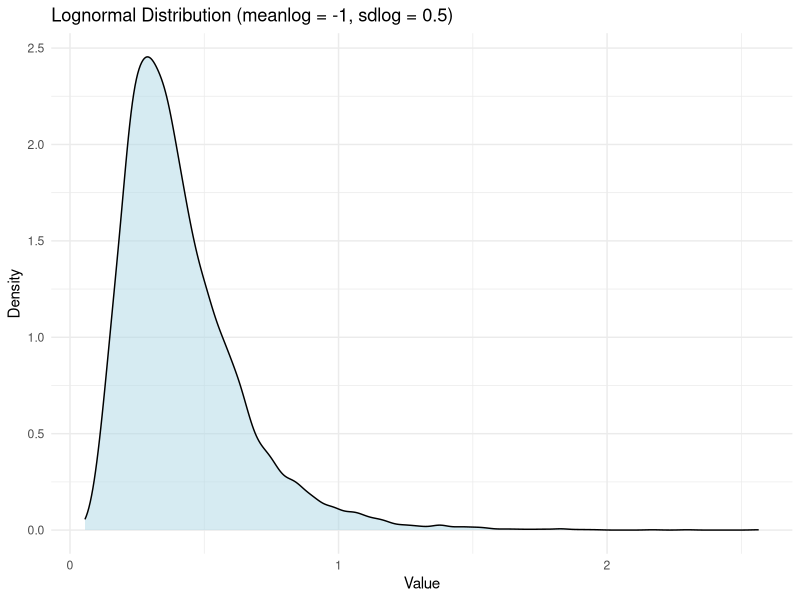
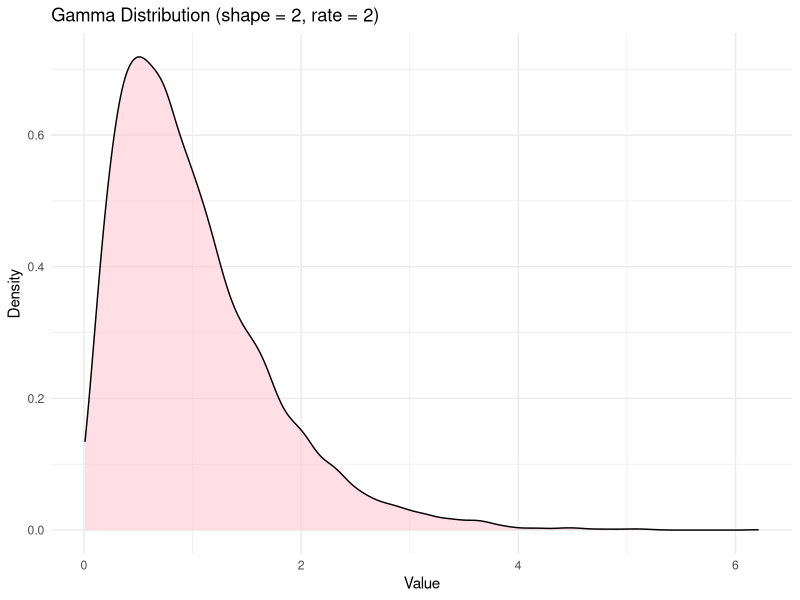
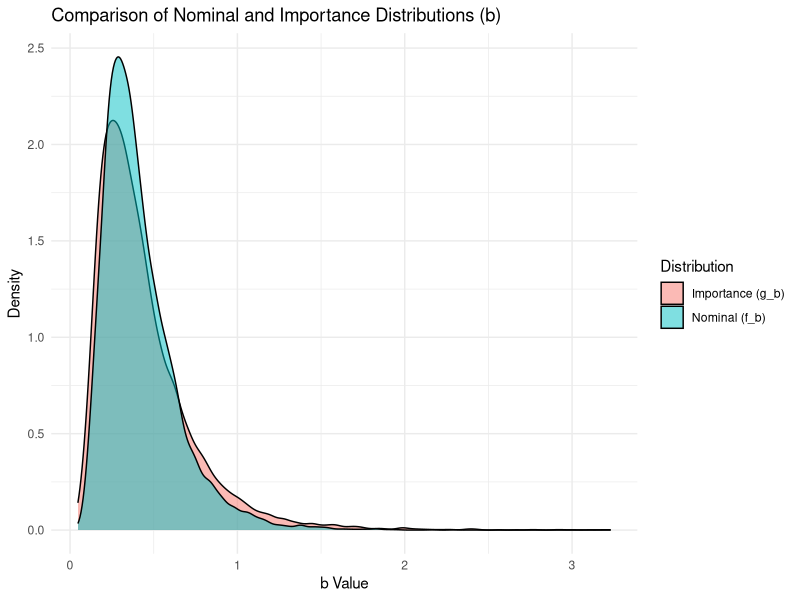
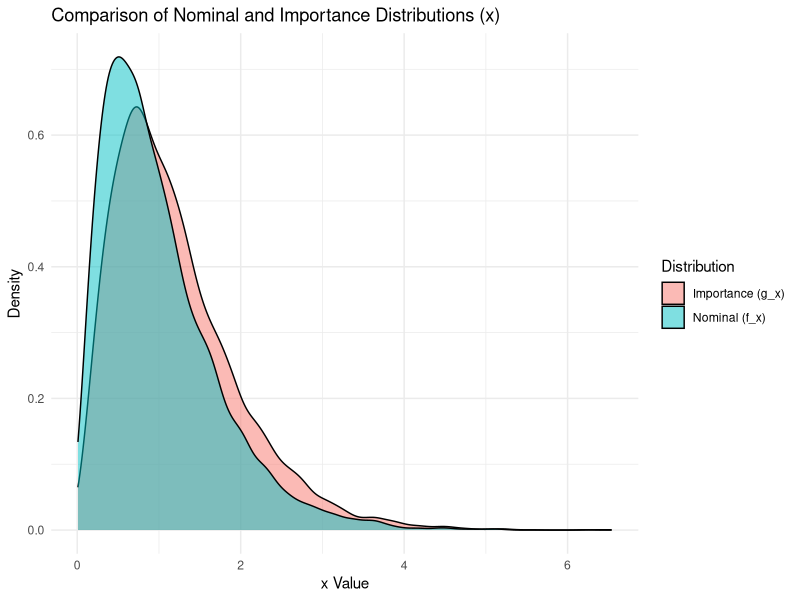
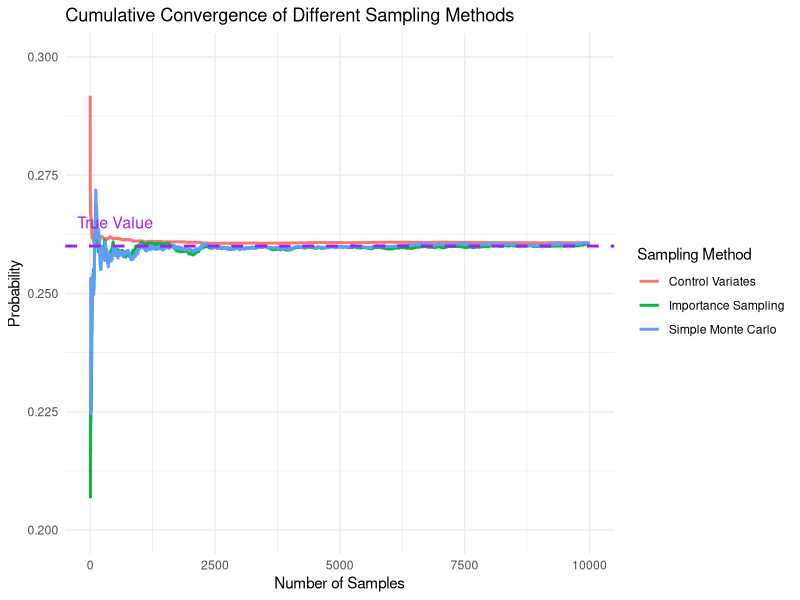

Here is the R script that generated these plots, in order:
## ---- chunk 1
library(tidyverse)
library(ggplot2)
## ---- chunk 2
set.seed(8160)

n <- 10000 

b_samples <- rlnorm(n, meanlog = -1, sdlog = 0.5)
x_samples <- rgamma(n, shape = 2, rate = 2)

lognormal_df <- data.frame(values = b_samples, 
                           distribution = "Lognormal(-1, 0.5)")
gamma_df <- data.frame(values = x_samples, 
                       distribution = "Gamma(2, 2)")

ggplot(lognormal_df, aes(x = values)) +
  geom_density(fill = "lightblue", alpha = 0.5) +
  labs(title = "Lognormal Distribution (meanlog = -1, sdlog = 0.5)",
       x = "Value", y = "Density") +
  theme_minimal()

ggplot(gamma_df, aes(x = values)) +
  geom_density(fill = "pink", alpha = 0.5) +
  labs(title = "Gamma Distribution (shape = 2, rate = 2)",
       x = "Value", y = "Density") +
  theme_minimal()
## ---- chunk 3
alpha <- -2
beta <- 0.5

p_baseline_adverse_event <- exp(alpha) / (1 + exp(alpha))

knitr::kable(p_baseline_adverse_event, digits = 6, 
             col.names = "Probability of the Baseline Adverse Event")
## ---- chunk 4
start_time_smc <- Sys.time()

logit_inverse_function <- function(x) {
  return(exp(x) / (1 + exp(x)))
}

p_ij <- logit_inverse_function(alpha + b_samples + beta * x_samples)

p_adverse_event_smc <- mean(p_ij) 
var_smc <- var(p_ij)

cpu_time_smc <- Sys.time() - start_time_smc

knitr::kable(p_adverse_event_smc, digits = 6, 
             col.names = "Probability of the Adverse Event of Simple MC Sampling")
## ---- chunk 5
start_time_cv <- Sys.time()

Y <- logit_inverse_function(alpha + b_samples + beta * x_samples)
E_Y <- mean(Y)
var_Y <- var(Y)

U <- alpha + b_samples + beta * x_samples
E_U <- mean(U)
var_U <- var(U)

cov_Y_U <- cov(Y, U)
c_star <- -cov_Y_U / var_U 

Y_cv <- Y + c_star * (U - E_U)
E_Y_cv <- mean(Y_cv)
var_Y_cv <- var_Y - (cov_Y_U ^ 2) / var_U

cpu_time_cv <- Sys.time() - start_time_cv

control_variate_df <- data.frame(
  Estimates = c("Mean", "Variance"),
  Without_Control_Variate = c(E_Y, var_Y),
  With_Control_Variate = c(E_Y_cv, var_Y_cv)
)

knitr::kable(control_variate_df, digits = 10, 
             caption = "Comparison of Estimates With and Without Control Variate")
## ---- chunk 6
set.seed(8160)

n <- 10000

b_samples_nominal <- rlnorm(n, meanlog = -1, sdlog = 0.5)
x_samples_nominal <- rgamma(n, shape = 2, rate = 2)
b_samples_importance <- rlnorm(n, meanlog = -1, sdlog = 0.6)
x_samples_importance <- rgamma(n, shape = 2.4, rate = 2)

b_df <- data.frame(Value = c(b_samples_nominal, b_samples_importance),
                   Distribution = rep(c("Nominal (f_b)", "Importance (g_b)"), each = n))

x_df <- data.frame(Value = c(x_samples_nominal, x_samples_importance ),
                   Distribution = rep(c("Nominal (f_x)", "Importance (g_x)"), each = n))

ggplot(b_df, aes(x = Value, fill = Distribution)) +
  geom_density(alpha = 0.5) +
  labs(title = "Comparison of Nominal and Importance Distributions (b)",
       x = "b Value", y = "Density") +
  theme_minimal()

ggplot(x_df, aes(x = Value, fill = Distribution)) +
  geom_density(alpha = 0.5) +
  labs(title = "Comparison of Nominal and Importance Distributions (x)",
       x = "x Value", y = "Density") +
  theme_minimal()
## ---- chunk 7
set.seed(8160)

start_time_is <- Sys.time()

# Nominal Distribution
f_b <- function(b) {
  return(dlnorm(b, meanlog = -1, sdlog = 0.5))
  }
f_x <- function(x) { 
  return(dgamma(x, shape = 2, rate = 2))
  }

# Importance Distribution
g_b <- function(b) {
  return(dlnorm(b, meanlog = -1, sdlog = 0.6))
}
g_x <- function(x) {
  return(dgamma(x, shape = 2.4, rate = 2))
}

weights <- function(b, x) {
  return((f_b(b) * f_x(x)) / (g_b(b) * g_x(x)))
}

b_samples_importance <- rlnorm(n, meanlog = -1, sdlog = 0.6)
x_samples_importance <- rgamma(n, shape = 2.4, rate = 2)

p_ij_is <- logit_inverse_function(alpha + b_samples_importance + beta * x_samples_importance) 
w <- weights(b_samples_importance, x_samples_importance)

E_is <- sum(w * p_ij_is) / sum(w)
var_is <- sum(w ^ 2 * (p_ij_is - E_is) ^ 2) / (sum(w) ^ 2)

cpu_time_is <- Sys.time() - start_time_is

importance_sampling_results <- data.frame(
  Estimates = c("Mean", "Variance"),
  Value = c(E_is, var_is)
)

knitr::kable(importance_sampling_results, digits = 6,  
             caption = "Importance Sampling Estimates for Adverse Event Probability")
## ---- chunk 8
set.seed(8160)

N <- 1000000

b_samples_N <- rlnorm(N, meanlog = -1, sdlog = 0.5)  
x_samples_N <- rgamma(N, shape = 2, rate = 2)

p_adverse_event_true <- mean(logit_inverse_function(alpha + b_samples_N + beta * x_samples_N)) 

bias_smc <- p_adverse_event_smc - p_adverse_event_true
bias_cv <- E_Y_cv - p_adverse_event_true
bias_is <- E_is - p_adverse_event_true

comparison_df <- data.frame(
  Method = c("Simple Monte Carlo", "Control Variates", "Importance Sampling"),
  Estimated_Probability = c(p_adverse_event_smc, E_Y_cv, E_is),
  Bias = c(bias_smc, bias_cv, bias_is),
  Variance = c(var_smc, var_Y_cv, var_is),
  CPU_Time = c(cpu_time_smc, cpu_time_cv, cpu_time_is)
)

knitr::kable(comparison_df, digits = 10, 
      caption = "Comparison of Sampling Methods (Bias, Variance, and CPU Time)")
## ---- chunk 9
cumulative_mc <- cumsum(p_ij) / seq_along(p_ij)
cumulative_cv <- cumsum(Y_cv) / seq_along(Y_cv)
cumulative_is <- cumsum(w * p_ij_is) / cumsum(w) 

cumulative_convergence_df <- data.frame(
  Sample = rep(1 : 10000, 3),
  Value = c(cumulative_mc, cumulative_cv, cumulative_is),
  Method = rep(c("Simple Monte Carlo", "Control Variates", "Importance Sampling"), each = n)
)

ggplot(cumulative_convergence_df, aes(x = Sample, y = Value, color = Method)) +
  geom_line(size = 1) +
  geom_hline(yintercept = p_adverse_event_true, linetype = "dashed", color = "purple", size = 1) +  
  annotate("text", x = 500, y = p_adverse_event_true + 0.005, 
           label = "True Value", size = 4, color = "purple") + 
  labs(title = "Cumulative Convergence of Different Sampling Methods",
       x = "Number of Samples",
       y = "Probability",
       color = "Sampling Method") + 
  theme_minimal() + 
  ylim(c(0.20, 0.30))
